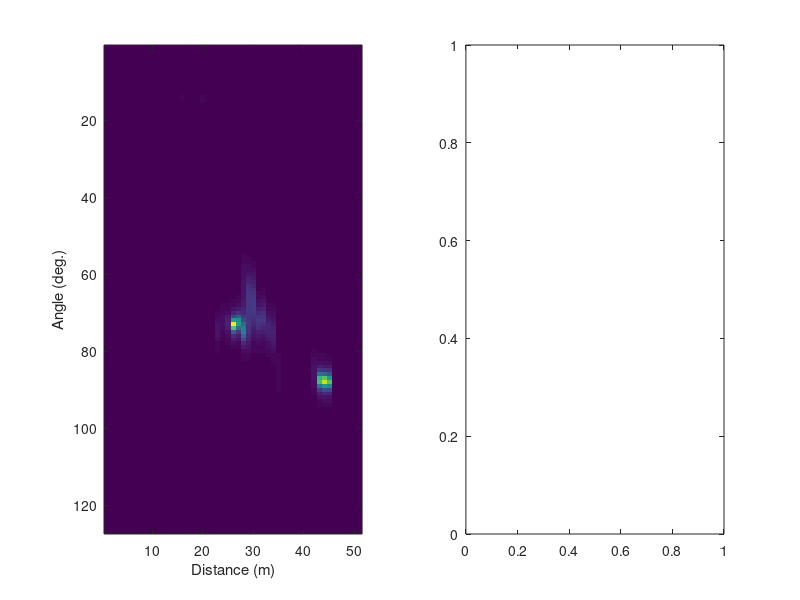

MATLAB code to generate this figure:
clear;
close all;
clc;

load('Test_Data.mat')

%%%%%%%%%%%%%%%%%%%%%%%%%%%%%%%%%%%%%%%%%%%%%%%%%%%%%%%%%%%%%%
%%% 실제 차량용 FMCW 레이더 데이터 샘플
%%% 좌회전 : 10장, 우회전 : 10장
%%% 각 데이터는 크기가 127 x 51인 행렬
%%% 10 x 127 x 51 : Cube expression of processed radar signal.
%%% 적절한 픽셀 크기로 라벨링 -> YOLO 네트워크 설계 후 돌려보기
%%%%%%%%%%%%%%%%%%%%%%%%%%%%%%%%%%%%%%%%%%%%%%%%%%%%%%%%%%%%%%

figure(1)
for ii = 1:2
    subplot(1, 2, 1) %subplot(m,n,p)는 현재 Figure를 mxn 그리드로 나누고, p로 지정된 위치에 좌표축을 만듭니다.
    
    % imagesc : 스케일링된 색으로 이미지 표시
    % squueze : 길이가 1인 차원을 제거한다. ^1.5는 해상도를 높여주는 역할을 한다.
    % 10 x 127 x 51 : Cube expression of processed radar signal.
    % 따라서 이 한 줄을 통해 각각의 숫자 데이터를 한 장의 사진으로 출력하는 것이다.
    % 10장의 이미지는 곧 높이가 10인 CUBE라고 생각하면 된다.
    % 따라서 첫번째 이미지는 높이가 1인 영역을 그렸을 때 이미지
    % 따라서 각 이미지에서 라벨링할 점에 대응되는 데이터값의 특징들을 보고 이에 맞는 함수를 적용시켜서 자동 라벨링 할 수 있도록 하면 된다. 
    imagesc(squeeze(left_turn_Data(ii, :, :).^1.5));
    
    xlabel('Distance (m)')
    ylabel('Angle (deg.)')
    
    [a,b] = ginput(4)
    
    
    subplot(1, 2, 2)
    imagesc(squeeze(right_turn_Data(ii, :, :).^1.5)); % 우회전
    B = imagesc(squeeze(right_turn_Data(ii, :, :).^1.5)); % 우회전
    xlabel('Distance (m)')
    ylabel('Angle (deg.)')
    
    [x,y] = ginput(4)
    plot(x,y);
    pause(0.5);
end
